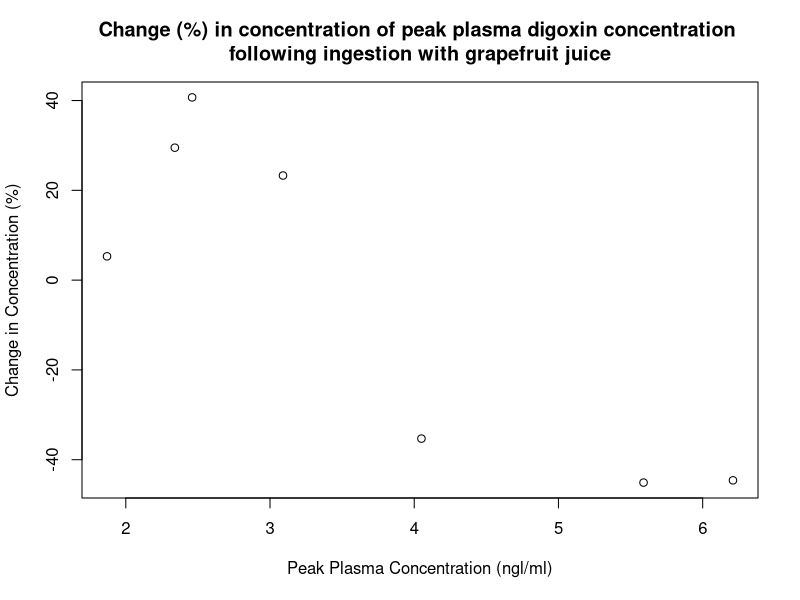
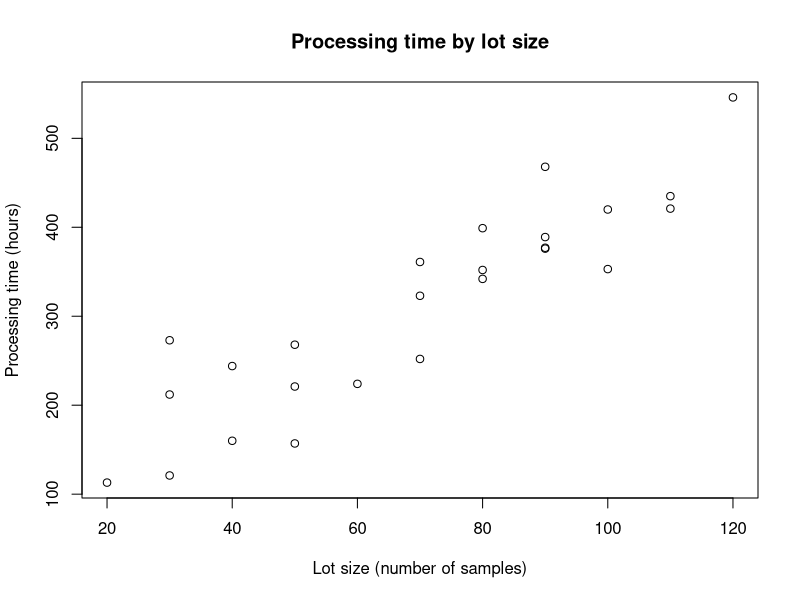
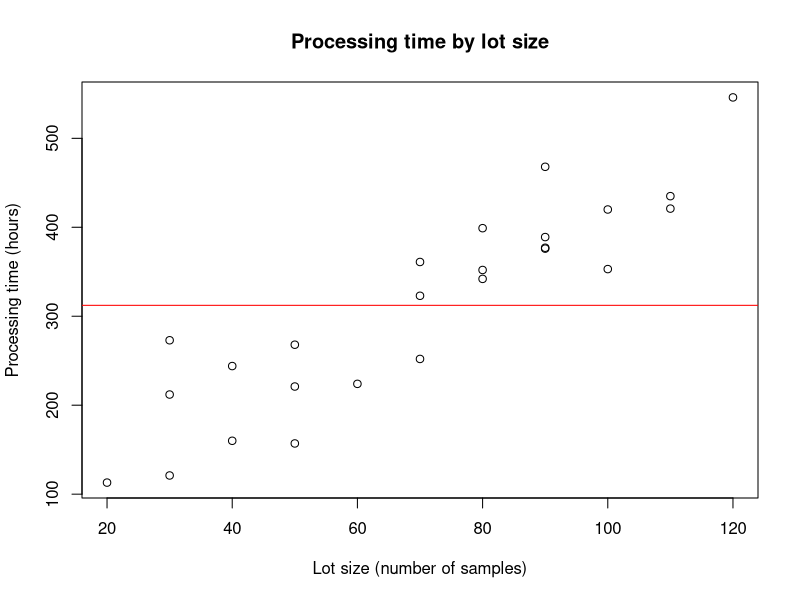
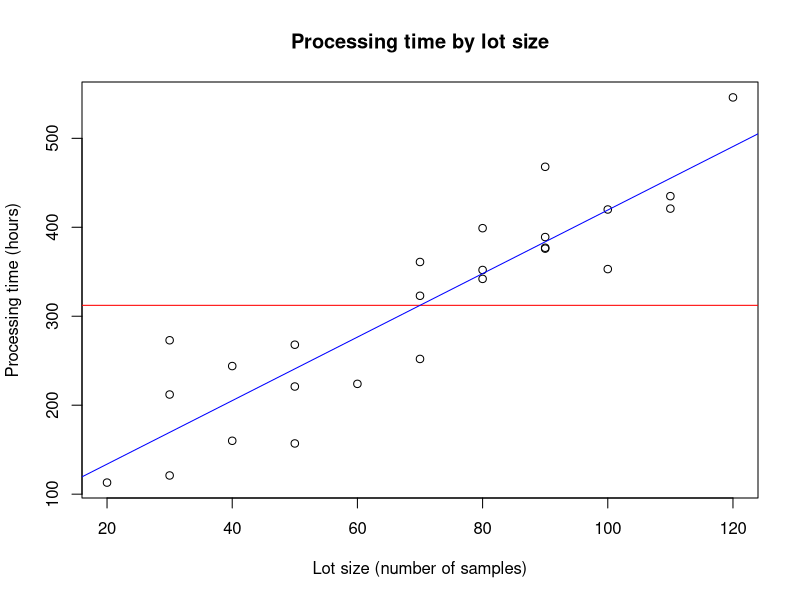
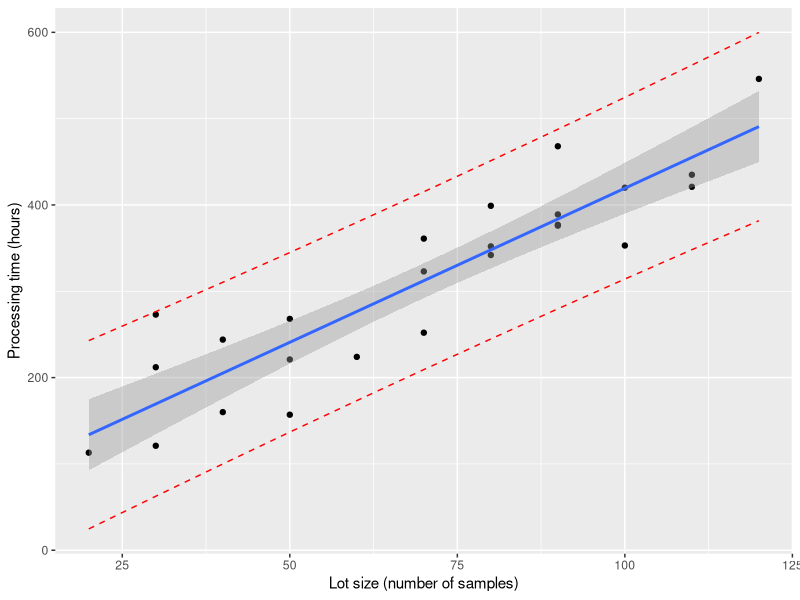

Recreate these plots in R, in order.
## ---- chunk 1
knitr::opts_chunk$set(echo = TRUE)
## ---- chunk 2
setwd("C:/Users/1/Dropbox/00 - Working Folder/Teaching/DPH112/2019-2020/Week ON3")
## ---- chunk 3
CMAX <- c(2.34, 2.46, 1.87, 3.09, 5.59, 4.05, 6.21)
GFJ <- c(29.5, 40.7, 5.3, 23.3, -45.1, -35.3, -44.6)
PARKER <- data.frame(CMAX, GFJ)
str(PARKER)
head(PARKER)

plot(GFJ ~ CMAX, data = PARKER,
     main = "Change (%) in concentration of peak plasma digoxin concentration \nfollowing ingestion with grapefruit juice",
     ylab = "Change in Concentration (%)",
     xlab = "Peak Plasma Concentration (ngl/ml)")
## ---- chunk 4
cor(GFJ,CMAX)
## ---- chunk 5
PARKER.LM <- lm(GFJ ~ CMAX, data = PARKER)
summary(PARKER.LM)
## ---- chunk 6
cor(GFJ,CMAX)
## ---- chunk 7
cor(GFJ,CMAX)
## ---- chunk 8
LOT <- c(80, 30, 50, 90, 70, 60, 120, 80, 100, 50, 40, 70, 90,
         20, 110, 100, 30, 50, 90, 110, 30, 90, 40, 80, 70)
HOURS <- c(399, 121, 221, 376, 361, 224, 546, 352, 353, 157, 160, 252, 389,
           113, 435, 420, 212, 268, 377, 421, 273, 468, 244, 342, 323)
LAB <- data.frame(LOT, HOURS)
str(LAB)
head(LAB)

plot(HOURS ~ LOT, data = LAB,
     main = "Processing time by lot size",
     ylab = "Processing time (hours)",
     xlab = "Lot size (number of samples)")
## ---- chunk 9

## ---- chunk 10
plot(HOURS ~ LOT, data = LAB,
     main = "Processing time by lot size",
     ylab = "Processing time (hours)",
     xlab = "Lot size (number of samples)")
abline(h = mean(HOURS), col = "red")
## ---- chunk 11
LAB.LM <- lm(HOURS ~ LOT, data = LAB)
plot(HOURS ~ LOT, data = LAB,
     main = "Processing time by lot size",
     ylab = "Processing time (hours)",
     xlab = "Lot size (number of samples)")
abline(h = mean(HOURS), col = "red")
abline(LAB.LM, col = "blue")
## ---- chunk 12
anova(LAB.LM)
## ---- chunk 13
summary(LAB.LM)
## ---- chunk 14
summary(LAB.LM)
## ---- chunk 15
cor(HOURS, LOT); cor(HOURS, LOT)^2
## ---- chunk 16
predict(LAB.LM, data.frame(LOT=57))
## ---- chunk 17
predict(LAB.LM, data.frame(LOT=57),
        interval = "prediction")
## ---- chunk 18
predict(LAB.LM, data.frame(LOT=57),
        interval = "confidence")
## ---- chunk 19
if(!require(ggplot2)){install.packages("ggplot2")}
library(ggplot2)

LAB.PRED <- predict(LAB.LM, interval = "prediction")
LAB2 <- cbind(LAB, LAB.PRED)

G <- ggplot(data = LAB2, aes(y=HOURS, x=LOT)) +
  geom_point() +
  stat_smooth(method = lm) +
  geom_line(aes(y = lwr), color = "red", linetype = "dashed") +
  geom_line(aes(y = upr), color = "red", linetype = "dashed") +
  ylab("Processing time (hours)") +
  xlab("Lot size (number of samples)")
G
